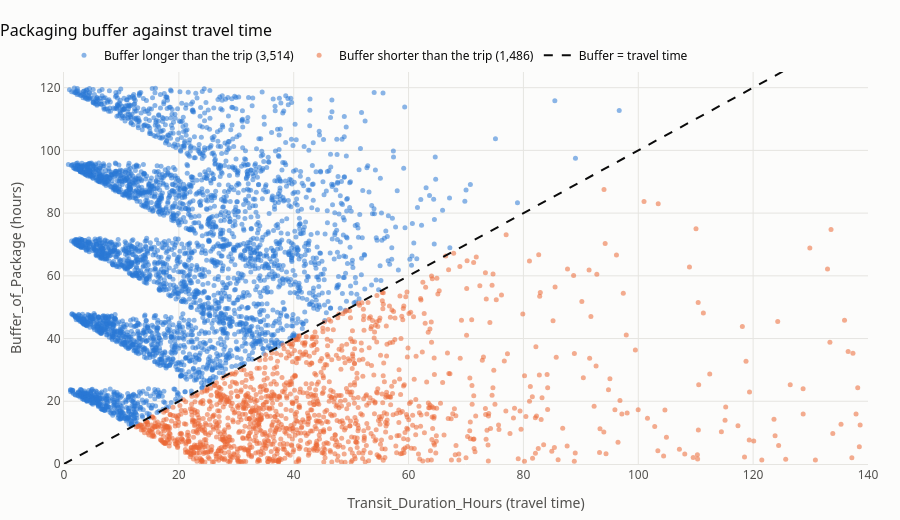

The notebook cell saved with this chart:
### Markdown cell above
**Result: fail.** One shipment in ten is promised sooner than it can physically arrive, and almost one in five has a window of over a month, which no cold-chain medicine would be given.

**Now the packaging.** Each dot below is one shipment.

### Code cell
buffer_too_short = checks["Buffer_of_Package"] < checks["Transit_Duration_Hours"]

X_MAX = 140
fig = go.Figure()
for mask, name, color in [
    (~buffer_too_short, "Buffer longer than the trip", BLUE),
    (buffer_too_short, "Buffer shorter than the trip", ORANGE),
]:
    fig.add_trace(go.Scatter(
        x=checks.loc[mask, "Transit_Duration_Hours"], y=checks.loc[mask, "Buffer_of_Package"],
        mode="markers", name=f"{name} ({mask.sum():,})",
        marker=dict(color=color, size=5, opacity=0.55),
        hovertemplate="Travel time: %{x} h<br>Buffer: %{y} h<extra></extra>",
    ))
fig.add_trace(go.Scatter(x=[0, X_MAX], y=[0, X_MAX], mode="lines", name="Buffer = travel time",
                         line=dict(color=INK, width=2, dash="dash"), hoverinfo="skip"))
fig.update_xaxes(range=[0, X_MAX], title_text="Transit_Duration_Hours (travel time)")
fig.update_yaxes(range=[0, 125], title_text="Buffer_of_Package (hours)")
style(fig, "Packaging buffer against travel time", height=520)
fig.update_layout(legend=dict(orientation="h", y=1.08, x=0, font=dict(color=INK)))
fig.show()

print(f"Shipments off the right edge of the chart (travel time over {X_MAX} h): "
      f"{(checks['Transit_Duration_Hours'] > X_MAX).sum():,}")

### Figure 1 — Plotly figure (JSON) as saved in the notebook; plotly's stock layout.template omitted (floating-point values rounded to 4 significant figures; data arrays with more than 128 entries replaced by an {"elided": "..."} marker saying what was removed)
{"data": [{"hovertemplate": "Travel time: %{x} h<br>Buffer: %{y} h<extra></extra>", "marker": {"color": "#2a78d6", "opacity": 0.55, "size": 5}, "mode": "markers", "name": "Buffer longer than the trip (3,514)", "type": "scatter", "x": {"elided": "3514 float values"}, "y": {"elided": "3514 float values"}}, {"hovertemplate": "Travel time: %{x} h<br>Buffer: %{y} h<extra></extra>", "marker": {"color": "#eb6834", "opacity": 0.55, "size": 5}, "mode": "markers", "name": "Buffer shorter than the trip (1,486)", "type": "scatter", "x": {"elided": "1486 float values"}, "y": {"elided": "1486 float values"}}, {"hoverinfo": "skip", "line": {"color": "#0b0b0b", "dash": "dash", "width": 2}, "mode": "lines", "name": "Buffer = travel time", "type": "scatter", "x": [0, 140], "y": [0, 140]}], "layout": {"font": {"color": "#52514e", "family": "Segoe UI, Arial, sans-serif", "size": 12}, "height": 520, "hoverlabel": {"bgcolor": "white", "font": {"color": "#0b0b0b"}}, "legend": {"font": {"color": "#0b0b0b"}, "orientation": "h", "x": 0, "y": 1.08}, "margin": {"b": 56, "l": 64, "r": 32, "t": 72}, "paper_bgcolor": "#fcfcfb", "plot_bgcolor": "#fcfcfb", "title": {"font": {"color": "#0b0b0b", "size": 16}, "text": "Packaging buffer against travel time", "x": 0, "xanchor": "left"}, "xaxis": {"gridcolor": "#e6e5e1", "linecolor": "#e6e5e1", "range": [0, 140], "title": {"text": "Transit_Duration_Hours (travel time)"}, "zeroline": false}, "yaxis": {"gridcolor": "#e6e5e1", "linecolor": "#e6e5e1", "range": [0, 125], "title": {"text": "Buffer_of_Package (hours)"}, "zeroline": false}}}
